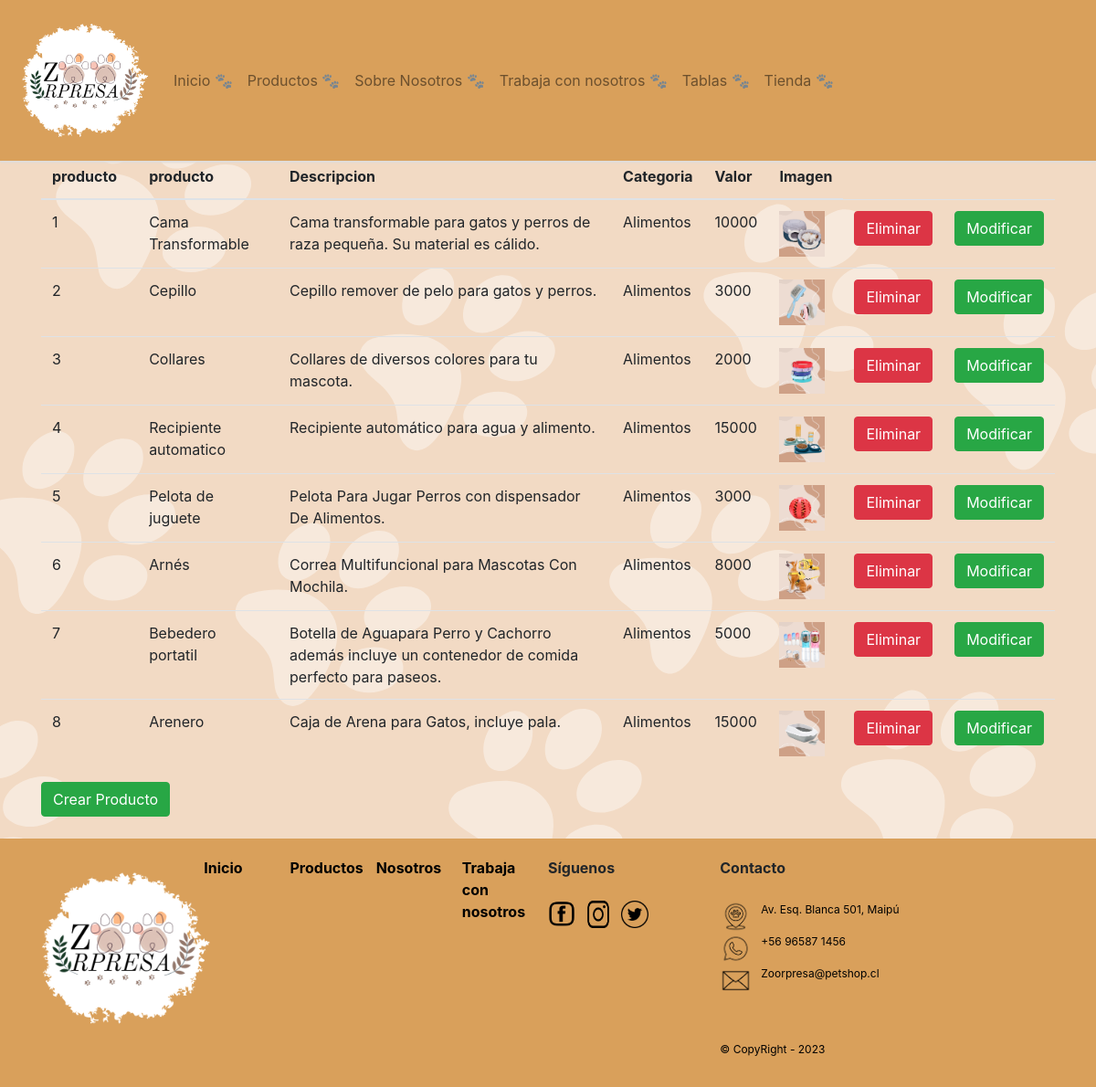
The page /Tablas/ (signed in) on the database as committed earlier.
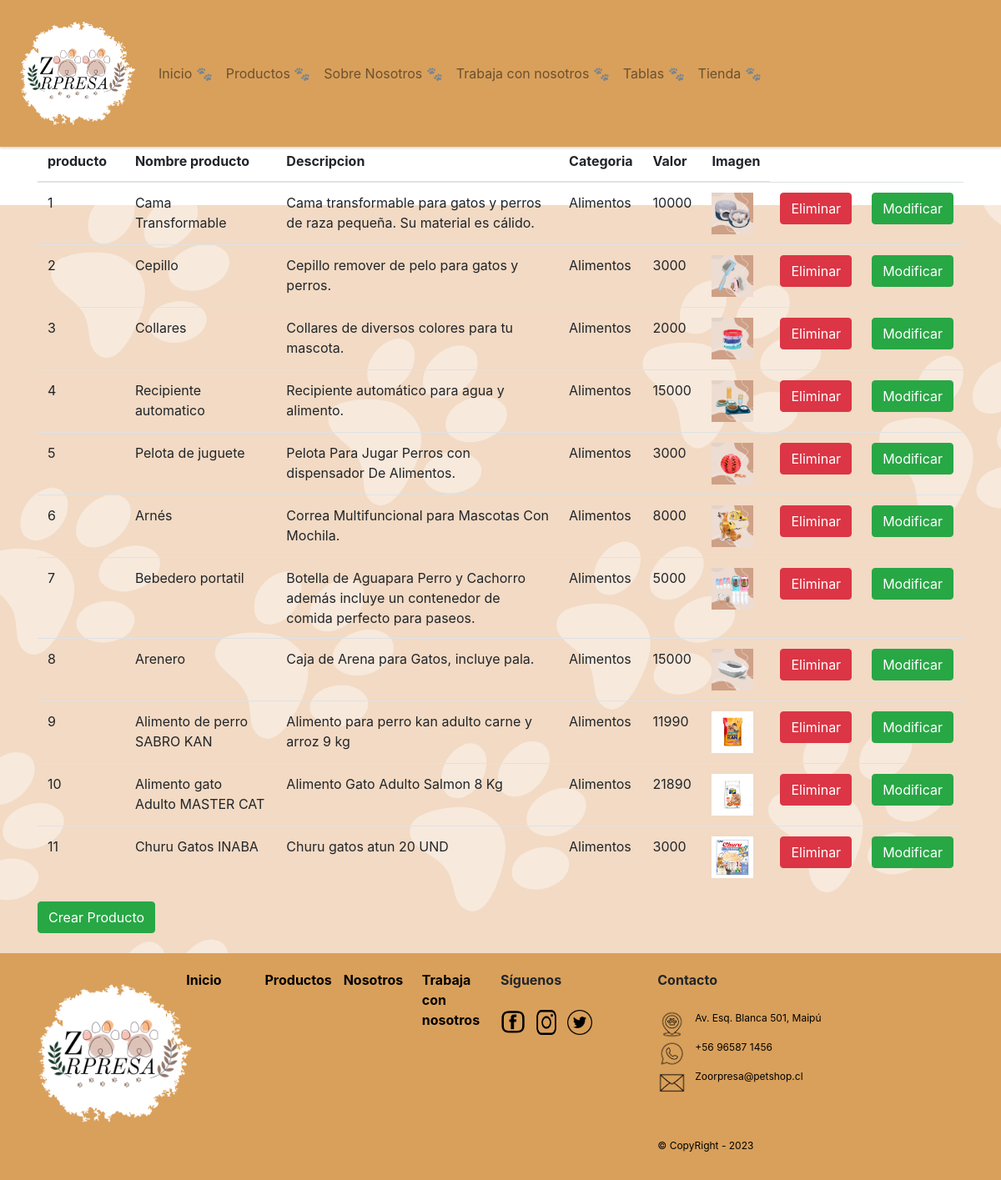
The same page on the database as committed later.
### productos/models.py (models this page shows, shortened)
class Producto(models.Model):
    nombre_producto = models.CharField(max_length=100, blank=True, verbose_name="Nombre del Producto")
    nro_producto = models.IntegerField(primary_key=True, verbose_name="Nro producto")
    descripcion = models.CharField(max_length=100, blank=True, verbose_name="Descripcion")
    categoria = models.ForeignKey(Categoria, on_delete=models.CASCADE, verbose_name="Categoria")
    precio = models.IntegerField(blank=True, null=True, verbose_name="Precio")
    imagen=models.ImageField(upload_to="imagenes",null=True, blank=True,verbose_name="Imagen")

class Categoria(models.Model):
    idCategoria = models.IntegerField(primary_key=True, verbose_name="Id de Categoria")
    nombreCategoria = models.CharField(max_length=50, blank=True, verbose_name="Nombre de Categoria")
    def __str__(self):
        return str(self.nombreCategoria)

### productos/views.py (the view)
# urls.py: path('Tablas/', Tablas, name="Tablas"),
@lr
def Tablas(request):
    productos = Producto.objects.raw('select * from productos_producto')
    datos = {'productos' : productos}
    return render(request,'proce/Tablas.html', datos)

### productos/context_processor.py (called while the page is built, shortened)
def total_carrito(request):
    total = 0
    return {'total_carrito':int(total)}

### productos/templates/proce/Tablas.html (shortened to what the changed rows need)
<!DOCTYPE html>
<html lang="es">
<head>
    {% load static %}
    <link rel="stylesheet" href="{% static 'css/bootstrap.min.css' %}">
    <link rel="stylesheet" href="{% static 'css/estilo.css' %}">
</head>
<body class="fondoForm">
    <br><br><br><br><br><br>
    <div class="container">
            <table class="table tr" >
                <thead >
                    <tr>
                        <th>Nro producto</th>
                        <th>Nombre producto</th>
                        <th>Descripcion</th>
                        <th>Categoria</th>
                        <th>Valor</th>
                        <th>Imagen</th>
                    </tr>
                </thead>
                <tbody>
                    {% for Producto in productos %}
                    <tr>
                        <td>{{ Producto.nro_producto }}</td>
                        <td>{{ Producto.nombre_producto }}</td>
                        <td>{{ Producto.descripcion }}</td>
                        <td>{{ Producto.categoria }}</td>
                        <td>{{ Producto.precio }}</td>
                        {% if Producto.imagen  %}
                            <td>
                                <img src="{{ Producto.imagen.url }}" style="height: 50px; width: 50px;">
                            </td>
                        {% else %}
                            <td>
                                <p style="color:red">No tiene foto</p>
                            </td>
                        {% endif %}
                        <td><a href="{% url 'eliminar' Producto.nro_producto %}" class="btn btn-danger">Eliminar</td>
                        <td><a href="{% url 'modificar' Producto.nro_producto%}" class="btn btn-success">Modificar</a></td>
                    </tr>
                    {%endfor%}
                </tbody>
            </table>
    </div>
    <br>
</body>
</html>

Rows that differ between the two databases and show on the page:
added Producto: nro_producto "9", nombre_producto "Alimento de perro SABRO KAN", descripcion "Alimento para perro kan adulto carne y arroz 9 kg", categoria "Alimentos", precio "11990", imagen (picture)
added Producto: nro_producto "10", nombre_producto "Alimento gato Adulto MASTER CAT", descripcion "Alimento Gato Adulto Salmon 8 Kg", categoria "Alimentos", precio "21890", imagen (picture)
added Producto: nro_producto "11", nombre_producto "Churu Gatos INABA", descripcion "Churu gatos atun 20 UND", categoria "Alimentos", precio "3000", imagen (picture)
